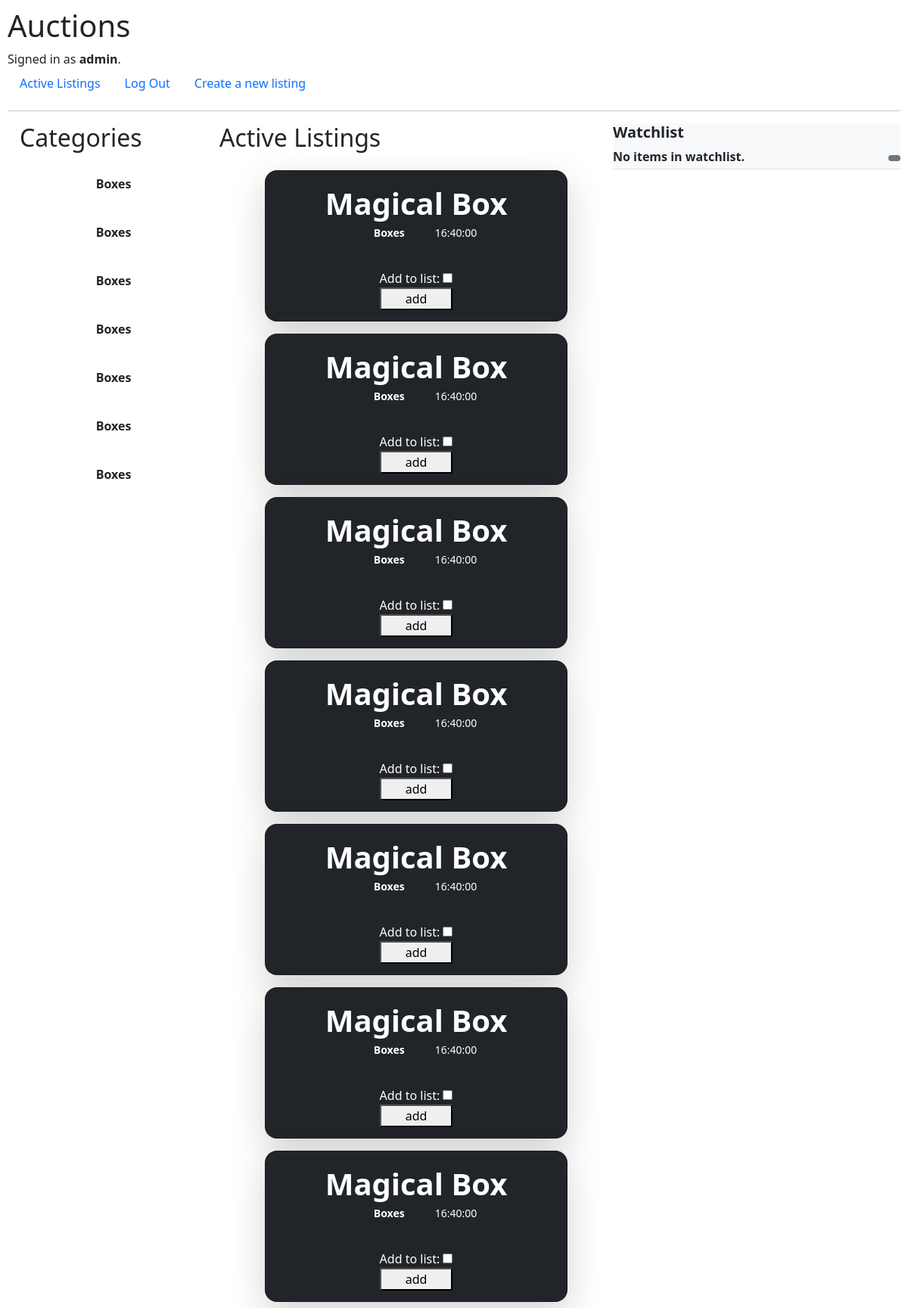
/ (signed in), run on an earlier commit of the app's database.
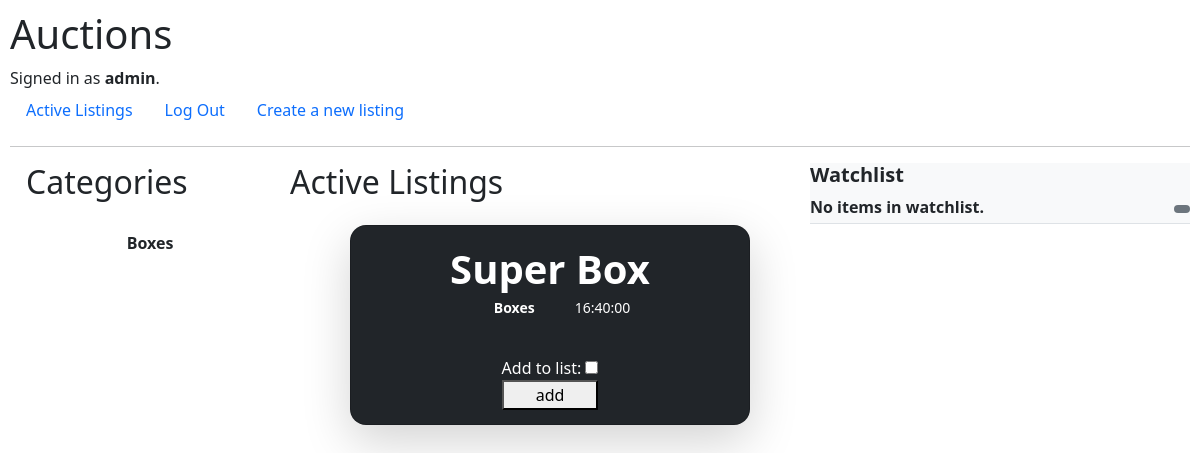
And on a later commit of the database.
### auctions/models.py (models this page shows)
class User(AbstractUser):
    user_id = models.UUIDField(
        default=uuid.uuid4, db_index=True, editable=False, primary_key=True, unique=True
    )
    user_street_address = models.CharField(name="street_address", max_length=60)
    user_city = models.CharField(name="city", max_length=60)
    user_state = models.CharField(name="state", max_length=60)

class Listing(models.Model):
    now = make_aware(datetime.datetime.now())
    class Status(models.TextChoices):
        ACTIVE = "Active"
        EXPIRED = "Expired"
    listing_id = models.UUIDField(
        default=uuid.uuid4, db_index=True, editable=False, primary_key=True, unique=True
    )
    listing_name = models.CharField("Listing_name", max_length=90, blank=True)
    listing_category = models.CharField("Listing_category", max_length=90, blank=True)
    listing_description = models.TextField("Listing_description", blank=True)
    listing_image = models.ImageField("Listing_image", upload_to="images", null=True, blank=True)
    listing_start_time = models.DateTimeField(
    "Listing_startTime", default=now, editable=False
    )
    listing_end_time = models.DateTimeField(
    "Listing_endTime", default=now
    )
    listing_winner = models.CharField("Listing_winner", max_length=90, blank=True, null=True, editable=False)
    listing_duration = models.DurationField("Listing_duration", default=60000)
    listing_status = models.CharField(
        choices=Status, default=Status.ACTIVE, max_length=10
    )
    listing_owner_id = models.ForeignKey(User, on_delete=models.CASCADE)

class Watchlist(models.Model):
    class Add(models.TextChoices):
        ADD = "Add"
    list_item_id = models.UUIDField(
        default=uuid.uuid4, db_index=True, primary_key=True, unique=True
    )
    add_to_list = models.BooleanField(name="add_to_list", default=False)
    user_id = models.ForeignKey(User, on_delete=models.CASCADE)
    listing_id = models.ForeignKey(Listing, on_delete=models.CASCADE)

### auctions/views.py (the view)
# urls.py: path("", views.index, name="index"),
@login_required(login_url='/login')
def index(request):
    indexURI = "auctions/index.html"
    all_listings = Listing.objects.values().all()
    return render(
            request,
            indexURI,
            {
                "all_listings": all_listings,
                "user_id": request.user.user_id,
                "WatchlistForm": WatchlistForm(),
    })

### auctions/forms.py
class WatchlistForm(forms.ModelForm):
    class Meta:
        model = Watchlist
        fields = ["add_to_list"]

### auctions/templates/auctions/index.html (shortened to what this page needs)
{% extends "auctions/layout.html" %} {% block body %}
<main class="d-flex flex-row">
  <section class="vh-100">
    <div class="flex-shrink-0 px-3" style="width: 280px">
      <span class="fs-5 fw-semibold">
        <h2>Categories</h2>
      </span>
      {% for category in all_listings%}
      <a
        href="{% url 'returnCategory' category=category.listing_category %}"
        class="list-group-item list-group-item-action py-6 my-4 lh-sm"
      >
        <div
          class="d-flex flex-column w-100 align-items-center justify-space-evenly"
        >
          <strong
            style="width: 100%; justify-content: space-evenly"
            class="mb-1 py-2 d-flex flex-row justify-space-evenly"
          >
            {{ category.listing_category }}
          </strong>
        </div>
      </a>
      {% endfor %}
    </div>
  </section>
  <section class="vh-100" style="width: 100%">
    <h2 class="pb-2">Active Listings</h2>
    <div
      class="px-4 d-flex flex-row justify-content-evenly"
      style="flex-wrap: wrap"
      id="listings-cards"
    >
      {% for listing in all_listings %}
      <div
        class="d-flex flex-row align-items-stretch g-4 py-2"
        style="width: fit-content"
      >
        <div class="col">
          <div
            class="card card-cover overflow-hidden text-bg-dark rounded-4 shadow-lg"
            style="
              background-image: url('{{MEDIA_URL}}{{listing.listing_image}}');
              width: 400px;
              height: 200px;
              background-position: left; /* Center the image */
              background-repeat: no-repeat; /* Do not repeat the image */
              background-size: contain;
            "
          >
            <div
              class="d-flex flex-column p-1 text-shadow-1"
              style="justify-content: space-around; align-items: center; height: inherit"
            >
              <header
                class="d-flex flex-column justify-space-evenly"
                style="align-items: center;"
              >
                <h3 class="m-2 display-6 lh-1 fw-bold">
                  <a
                  style="text-decoration:none; color: white;"
                  href="{% url 'getListing' id=listing.listing_id %}">
                    {{ listing.listing_name }}
                  </a>
                </h3>
                <ul class="d-flex list-unstyled">
                  <li class="d-flex align-items-center me-3">
                    <svg class="bi me-2" width="1em" height="1em">
                      <use xlink:href="#geo-fill"></use>
                    </svg>
                    <small
                    style="font-weight: bolder;"
                    >{{ listing.listing_category | safe }}</small>
                  </li>
                  <li class="d-flex align-items-center">
                    <svg class="bi me-2" width="1em" height="1em">
                      <use xlink:href="#calendar3"></use>
                    </svg>
                    <small>{{ listing.listing_duration }}</small>
                  </li>
                </ul>
              </header>
              <div
                style="justify-content: space-around; align-items: center"
                class="d-flex flex-column"
              >
                <form
                  class="d-flex flex-column"
                  style="width: fit-content"
                  method="POST"
                  action="{% url 'addToWatchList' id=listing.listing_id user_id=user_id  %}"
                >
                  {% csrf_token %} {{ WatchlistForm }}
                  <button type="submit">add</button>
                </form>
              </div>
            </div>
          </div>
        </div>
      </div>
      {% endfor %}
    </div>
  </section>
  <section class="vh-100">
    <div
      class="d-flex flex-column align-items-stretch flex-shrink-0 bg-body-tertiary"
      style="width: 380px"
    >
      <h2 class="fs-5 fw-semibold">Watchlist</h2>
        <div class="list-group list-group-flush border-bottom scrollarea">
          {% if watchlist %}
          <a
            href="{% url 'getWatchList' %}"
            class="list-group-item list-group-item-action py-3 my-3 lh-sm"
            aria-current="true"
            disabled="true"
          >
            <div class="d-flex w-100 align-items-center justify-content-between">
              <strong class="mb-1">Check out your watchlist items here.</strong>
              <span class="badge bg-secondary">
                <small></small>
              </span>
            </div>
          </a>
          {% else %}
          <div class="d-flex w-100 align-items-center justify-content-between">
            <strong class="mb-1">No items in watchlist.</strong>
            <span class="badge bg-secondary">
            </span>
          </div>
          {% endif %}
        </div>
    </div>
  </section>
</main>
{% endblock %}

### auctions/templates/auctions/layout.html (shortened to what this page needs)
{% load static %}
<!doctype html>
<html lang="en">
  <head>
    <link
      href="https://cdn.jsdelivr.net/npm/bootstrap@5.3.3/dist/css/bootstrap.min.css"
      rel="stylesheet"
    />
    <link href="{% static 'auctions/styles.css' %}" rel="stylesheet" />
  </head>
  <body>
    <h1>Auctions</h1>
    <div>
      {% if user.is_authenticated %} Signed in as
      <strong>{{ user.username }}</strong>.
      {% else %} Not signed in.
      {% endif %}
    </div>
    <ul class="nav">
      <li class="nav-item">
        <a class="nav-link" href="{% url 'index' %}">Active Listings</a>
      </li>
      {% if user.is_authenticated %}
      <li class="nav-item">
        <a class="nav-link" href="{% url 'logout' %}">Log Out</a>
      </li>
      <li class="nav-item">
        <a class="nav-link" href="{% url 'createListing' %}"
          >Create a new listing</a
        >
      </li>
      {% endif %}
    </ul>
    <hr />
    {% block body %} {% endblock %}
  </body>
</html>

### auctions/static/auctions/styles.css (style rules this page uses)
body { padding: 10px; }

What changed in the data, as far as the page shows it:
removed Listing: listing_category "Boxes", listing_name "Magical Box", listing_duration "16:40:00"
removed Listing: listing_category "Boxes", listing_name "Magical Box", listing_duration "16:40:00"
removed Listing: listing_category "Boxes", listing_name "Magical Box", listing_duration "16:40:00"
removed Listing: listing_category "Boxes", listing_name "Magical Box", listing_duration "16:40:00"
removed Listing: listing_category "Boxes", listing_name "Magical Box", listing_duration "16:40:00"
removed Listing: listing_category "Boxes", listing_name "Magical Box", listing_duration "16:40:00"
removed Listing: listing_category "Boxes", listing_name "Magical Box", listing_duration "16:40:00"
added Listing: listing_category "Boxes", listing_name "Super Box", listing_duration "16:40:00"
